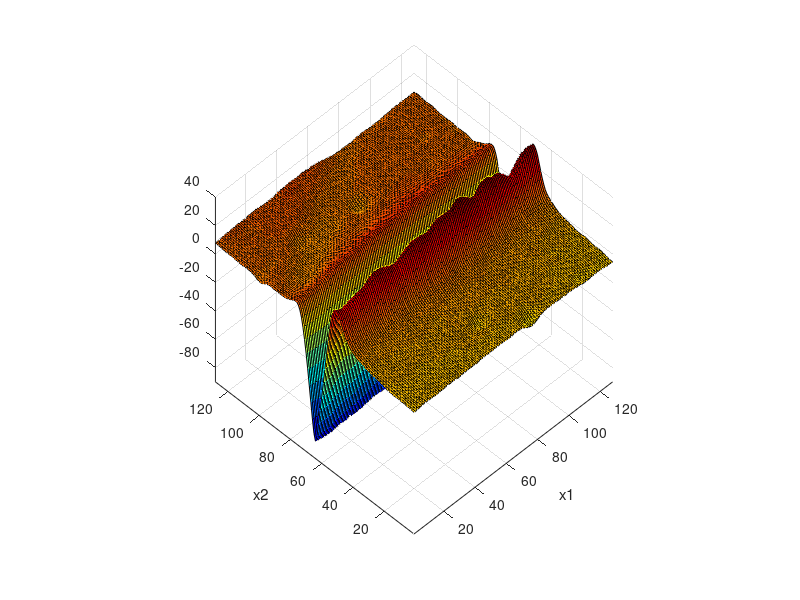
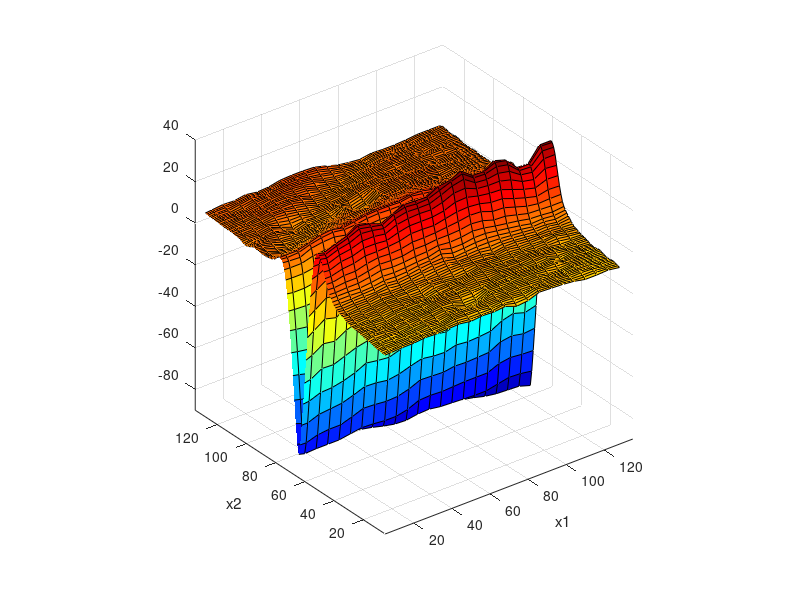
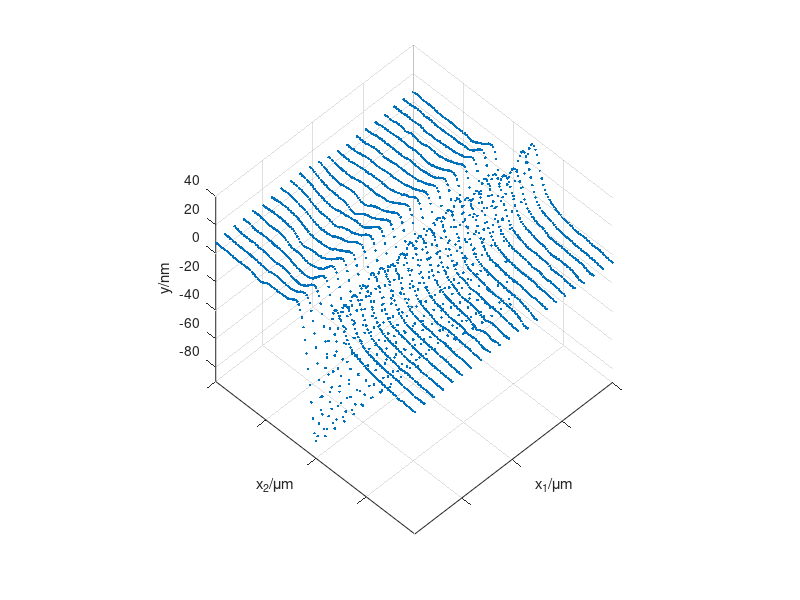

Recreate these plots in MATLAB, in order. (Note: this script raises an error after producing the figures.)
% isotropic/unisotropic undersampling
% combine delaunayTriangulation interpolation and GPR
% zhouweiyan 20181027
% done
clear
% close all
clc
opt='GP';
% opt='DT';
load groove1.mat
figure
surf(groove);colormap(jet)
% view([0 -90])
axis equal
xlim([1,128]);ylim([1,128]);zlim([-90,40]);
xlabel('x1');ylabel('x2');view(-45,50)

%% data preparation
% train set
x1_train=2:6:128; x2_train=1:128;
[X1_train,X2_train]=meshgrid(x1_train,x2_train);
X_train=[X1_train(:),X2_train(:)];
y_train=groove(x2_train,x1_train);
y_train=y_train(:);
figure
surf(X1_train,X2_train,reshape(y_train,length(x2_train),length(x1_train)));colormap(jet)
axis equal
xlabel('x1');ylabel('x2');zlim([-90,40]);

% test set
x1_test=min(x1_train):max(x1_train);x2_test=min(x2_train):max(x2_train);
[X1_test,X2_test]=meshgrid(x1_test,x2_test);
X_test=[X1_test(:),X2_test(:)];
y_test_ideal=groove(x2_test,x1_test);

%%
figure
f=plot3(X1_train(:),X2_train(:),y_train(:),'.');
grid on
axis equal
xlim([min(x1_train),max(x1_train)]);ylim([min(x2_train),max(x2_train)]);zlim([-90,40]);
xlabel('x_1/\mum');ylabel('x_2/\mum');zlabel('y/nm');
% view(3)
view(-45,50)
x_label=cell(1,length(0:32:128));
for i=1:length(0:32:128)
    x_label{i}=32*(i-1)/128*2;
end
set(gca,'xtick',0:32:128);
set(gca,'xticklabel',x_label);
set(gca,'ytick',0:32:128);
set(gca,'yticklabel',x_label);
tightfig
set_fig_units_cm(10,10)
%% GP regression/DT linear interplotation
switch opt
    case 'GP'
        meanfunc=[];hyp.mean=[];
        % mask=[1,0];
        covfunc={'covSEard'};hyp.cov=log([10;10;20]);
        % covfunc={'covMask',{mask,{'covSEiso'}}};hyp.cov=log([2;40]);  %log([ell;sf])
        likfunc='likGauss';hyp.lik=log(0.1);    % log(sn)
        hyp=minimize(hyp,@gp,-80,@infGaussLik,meanfunc,covfunc,likfunc,X_train,y_train);
        [m,s2]=gp(hyp,@infGaussLik,meanfunc,covfunc,likfunc,X_train,y_train,X_test);
    case 'DT'
        P=X_train;
        DT=delaunayTriangulation(P);
        % triplot(DT)
        V=y_train;
        Pq=X_test;
        [ti,bc]=pointLocation(DT,Pq);
        triVals=V(DT(ti,:));
        Vq=dot(bc',triVals')';
        m=Vq;
end
%%
figure
surf(X1_test,X2_test,reshape(m,length(x2_test),length(x1_test)),'FaceLighting','phong')
colormap(jet)
axis equal
xlim([min(x1_train),max(x1_train)]);ylim([min(x2_train),max(x2_train)]);zlim([-90,40]);
xlabel('x_1/\mum');ylabel('x_2/\mum');zlabel('y/nm');
% view(3)
view(-45,50)
x_label=cell(1,length(0:32:128));
for i=1:length(0:32:128)
    x_label{i}=32*(i-1)/128*2;
end
set(gca,'xtick',0:32:128);
set(gca,'xticklabel',x_label);
set(gca,'ytick',0:32:128);
set(gca,'yticklabel',x_label);
tightfig
set_fig_units_cm(10,10)
%% Error analysis
range=max(groove(:))-min(groove(:));
% NRMSD=sqrt(sum(m-y_test_ideal(:)).^2)/range
% max(m-y_test_ideal(:))

m_a=reshape(m,length(x2_test),length(x1_test));
% m_a=m_a(1:256,4:252);y_test_ideal_a=y_test_ideal(1:256,4:252);    % cut
% the boundary of x1

NRMSD=sqrt(sum((m_a(:)-y_test_ideal(:)).^2))/range
max(abs(m_a(:)-y_test_ideal(:)))
PSNR=max(y_test_ideal(:))*sqrt(length(x1_test)*length(x2_test))/sqrt(sum((m_a(:)-y_test_ideal(:)).^2))
PSNR=20*log(PSNR)/log(10)
%%
figure
surf(y_test_ideal-m_a,'EdgeColor','none','LineStyle','none','FaceLighting','phong');   % surf(y_test_ideal_a-m_a,'FaceAlpha',0.1); 
zlim([-90,40]);
axis equal
colormap(jet)
view([-90 90])
axis tight
xlabel('x_1/\mum');ylabel('x_2/\mum');
x_label=cell(1,length(0:32:128));
y_label=cell(1,length(0:32:128));
for i=1:length(0:32:128)
    x_label{i}=32*(i-1)/128*2;
end
for i=1:length(0:32:128)
    y_label{length(0:32:128)+1-i}=32*(i-1)/128*2;
end
set(gca,'xtick',0:32:128);
set(gca,'xticklabel',x_label);
set(gca,'ytick',0:32:128);
set(gca,'yticklabel',y_label);
% tightfig

% caxis([-10,10])
caxis([-5,5])
colorbar('eastoutside')
% set(gca,'CLim',[-10,10])